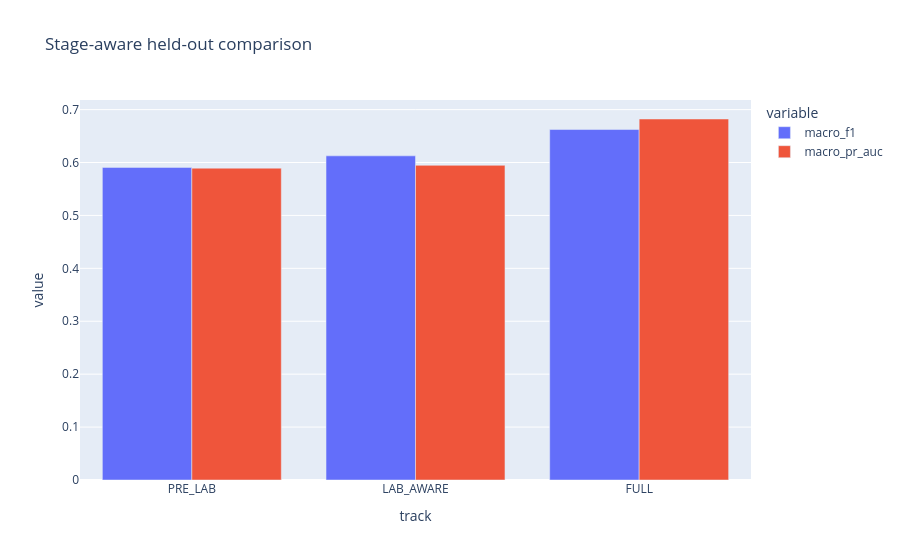

The code cell stored with this chart in its notebook:
### Markdown cell above
# 11. Pre-Lab Triage Model

The initial candidate is the model with the highest training-only OOF
macro PR-AUC. The final recommendation is confirmed only after threshold,
false-negative, calibration, stability, and workload review.

# 12. Lab-Aware Confirmation Model

The same selected model family is retrained with laboratory features to
evaluate whether additional information genuinely improves support.

# 13. Full-Feature Leakage Demonstration

FULL-track results are reported only to quantify the apparent gain from
post-diagnosis or target-restatement information.

### Code cell
selected_model_name = leaderboard.iloc[0]["model"]
if selected_model_name == "Classifier Chain":
    # Binary relevance is retained for consistent calibration, feature attribution,
    # and saved-model inference; the chain remains a supplemental comparison.
    selected_model_name = leaderboard[leaderboard.model != "Classifier Chain"].iloc[0]["model"]
print("Initial OOF ranking candidate:", selected_model_name)

def optimize_thresholds(target, probabilities, recall_floor=0.50):
    thresholds = {}
    rows = []
    for j, label in enumerate(target.columns):
        best = (0.5, -1.0, 0.0, 0.0)
        for threshold in np.linspace(0.05, 0.90, 18):
            prediction = (probabilities[:, j] >= threshold).astype(int)
            precision = precision_score(target.iloc[:, j], prediction, zero_division=0)
            recall = recall_score(target.iloc[:, j], prediction, zero_division=0)
            f1 = f1_score(target.iloc[:, j], prediction, zero_division=0)
            objective = f1 if recall >= recall_floor else f1 * 0.6
            if objective > best[1]:
                best = (float(threshold), float(objective), float(precision), float(recall))
        thresholds[label] = best[0]
        rows.append({"label": label, "threshold": best[0], "oof_precision": best[2], "oof_recall": best[3]})
    return thresholds, pd.DataFrame(rows)

selected_oof = benchmark_probabilities[selected_model_name]
thresholds, threshold_table = optimize_thresholds(y_train, selected_oof)
display(threshold_table)

def apply_thresholds(probabilities, threshold_map):
    return np.column_stack([
        (probabilities[:, j] >= threshold_map[label]).astype(int)
        for j, label in enumerate(labels)
    ])

def aggregate_metrics(target, prediction, probabilities):
    truth = target.values
    return {
        "macro_f1": f1_score(truth, prediction, average="macro", zero_division=0),
        "micro_f1": f1_score(truth, prediction, average="micro", zero_division=0),
        "macro_recall": recall_score(truth, prediction, average="macro", zero_division=0),
        "macro_precision": precision_score(truth, prediction, average="macro", zero_division=0),
        "macro_pr_auc": probability_metrics(target, probabilities)["macro_pr_auc"],
        "hamming_loss": hamming_loss(truth, prediction),
        "jaccard_samples": jaccard_score(truth, prediction, average="samples", zero_division=0),
    }

track_results = []
fitted_tracks = {}
heldout_probabilities = {}
for track_name in ["PRE_LAB", "LAB_AWARE", "FULL"]:
    bundle = fit_binary_relevance(selected_model_name, tracks[track_name]["X_train"], y_train)
    probabilities = predict_binary_relevance(bundle, tracks[track_name]["X_test"])
    prediction = apply_thresholds(probabilities, thresholds)
    metrics = aggregate_metrics(y_test, prediction, probabilities)
    track_results.append({"track": track_name, "model": selected_model_name, **metrics})
    fitted_tracks[track_name] = bundle
    heldout_probabilities[track_name] = probabilities
track_metrics = pd.DataFrame(track_results)
display(track_metrics)
px.bar(track_metrics, x="track", y=["macro_f1", "macro_pr_auc"], barmode="group", title="Stage-aware held-out comparison").show()

### Figure 1 — Plotly figure (JSON) as saved in the notebook; plotly's stock layout.template omitted (floating-point values rounded to 4 significant figures)
{"data": [{"alignmentgroup": "True", "hovertemplate": "variable=macro_f1<br>track=%{x}<br>value=%{y}<extra></extra>", "legendgroup": "macro_f1", "marker": {"color": "#636efa", "pattern": {"shape": ""}}, "name": "macro_f1", "offsetgroup": "macro_f1", "orientation": "v", "showlegend": true, "textposition": "auto", "type": "bar", "x": ["PRE_LAB", "LAB_AWARE", "FULL"], "xaxis": "x", "y": [0.5908, 0.6126, 0.6624], "yaxis": "y"}, {"alignmentgroup": "True", "hovertemplate": "variable=macro_pr_auc<br>track=%{x}<br>value=%{y}<extra></extra>", "legendgroup": "macro_pr_auc", "marker": {"color": "#EF553B", "pattern": {"shape": ""}}, "name": "macro_pr_auc", "offsetgroup": "macro_pr_auc", "orientation": "v", "showlegend": true, "textposition": "auto", "type": "bar", "x": ["PRE_LAB", "LAB_AWARE", "FULL"], "xaxis": "x", "y": [0.5893, 0.5947, 0.6822], "yaxis": "y"}], "layout": {"barmode": "group", "legend": {"title": {"text": "variable"}, "tracegroupgap": 0}, "title": {"text": "Stage-aware held-out comparison"}, "xaxis": {"anchor": "y", "domain": [0.0, 1.0], "title": {"text": "track"}}, "yaxis": {"anchor": "x", "domain": [0.0, 1.0], "title": {"text": "value"}}}}
